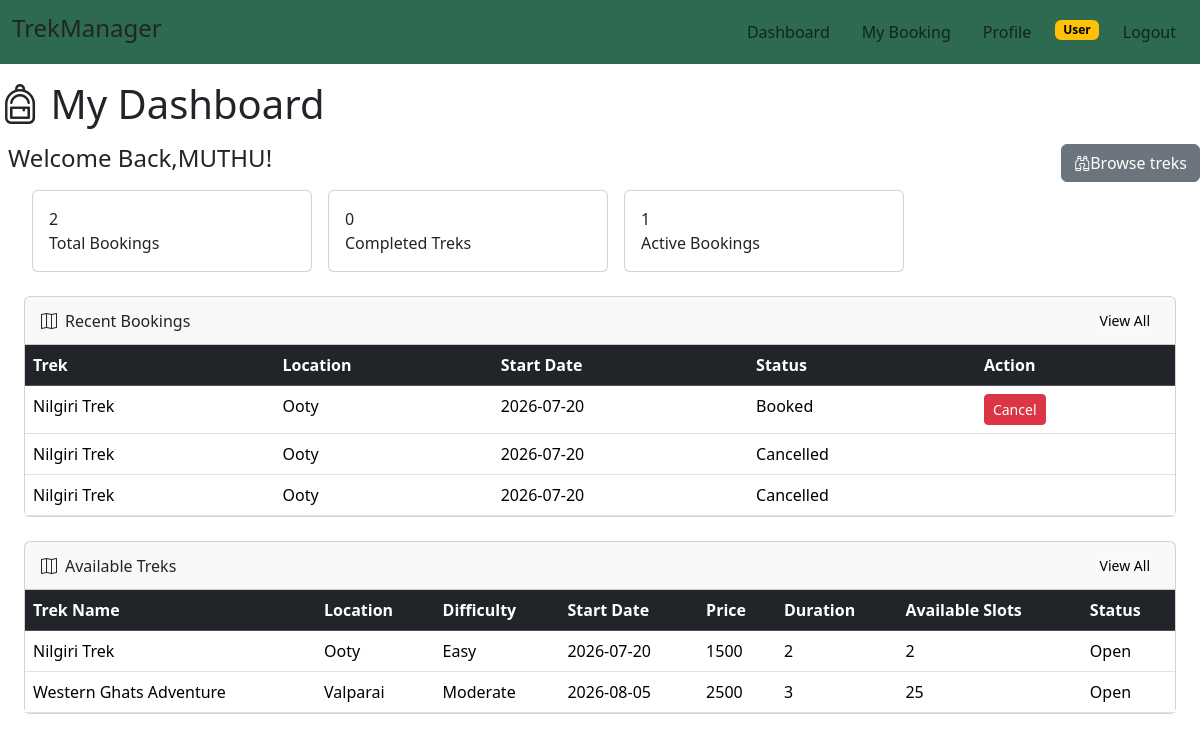
The page /user/dashboard (signed in) on the database as committed earlier.
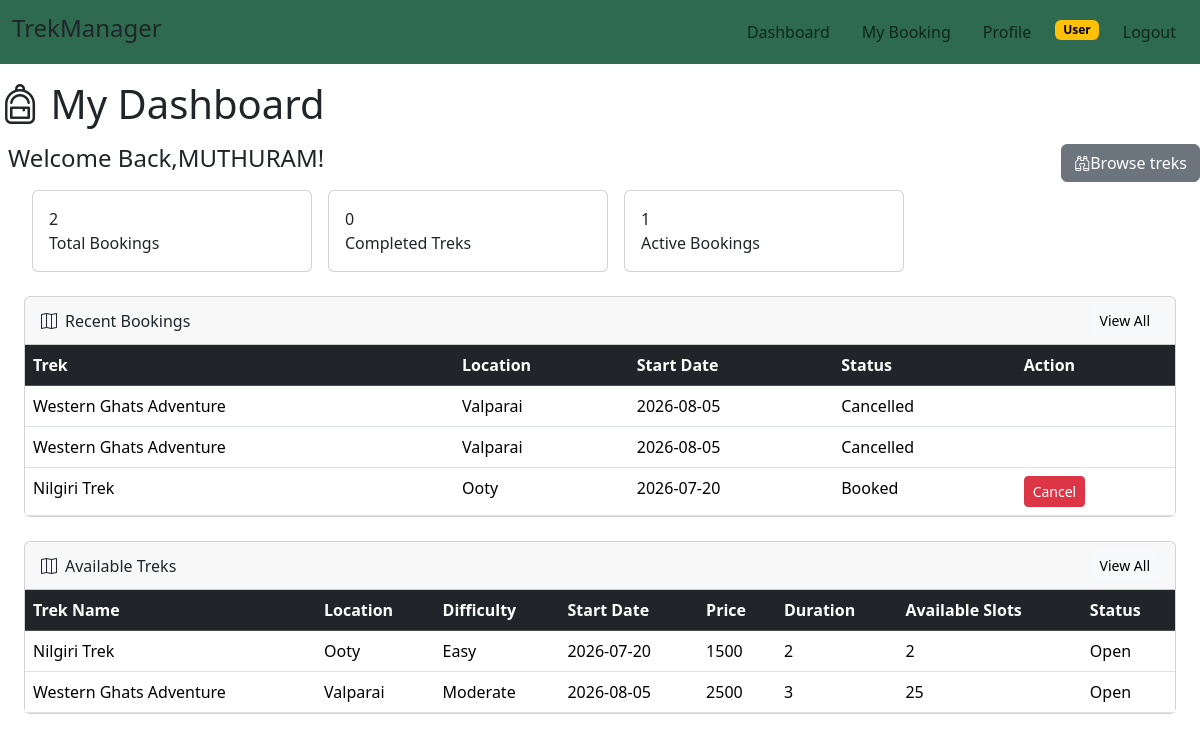
The same page on the database as committed later.
### models.py (models this page shows)
class User(db.Model):
    Id=db.Column(db.Integer,primary_key=True)
    Username=db.Column(db.String(100),unique=False,nullable=False)
    Email=db.Column(db.String(100),unique=True,nullable=False)
    Password=db.Column(db.String(100),unique=False,nullable=False)
    Role=db.Column(db.String(100),nullable=False)
    Status=db.Column(db.String(100),nullable=False)
    bookings=db.relationship('Book',backref='user')

class Book(db.Model):
    booking_id=db.Column(db.Integer,primary_key=True)
    User_Id=db.Column(db.Integer,db.ForeignKey('user.Id'),nullable=False)
    Trek_Id=db.Column(db.Integer,db.ForeignKey('trek.Trek_Id'),nullable=False)
    Booking_Date=db.Column(db.DateTime,nullable=False,default=dt.now)
    Status=db.Column(db.String(100),nullable=False)

class Trek(db.Model):
    Trek_Id=db.Column(db.Integer,primary_key=True,nullable=False)
    Trek_Name=db.Column(db.String(100),nullable=False)
    Location=db.Column(db.String(100),nullable=False)
    Duration=db.Column(db.Integer,nullable=False)
    Difficulty=db.Column(db.String(100),nullable=False)
    Price=db.Column(db.Integer,nullable=False)
    Total_Slots=db.Column(db.Integer,nullable=False)
    Staff_Id=db.Column(db.Integer,db.ForeignKey('user.Id'),nullable=True)
    Status=db.Column(db.String(100),nullable=False)
    Start_Date=db.Column(db.Date,nullable=False)
    End_Date=db.Column(db.Date,nullable=False)
    Description=db.Column(db.Text,nullable=True)
    bookings=db.relationship('Book',backref='trek')
    Available_Slots=db.Column(db.Integer,nullable=False)
    staff = db.relationship('User', foreign_keys=[Staff_Id])

### routes.py (the view)
@app.route('/user/dashboard')
def user_dashboard():
    if "user_id" not in session:
        flash("Please login first.", "danger")
        return redirect(url_for("login"))
    if session["role"] != "User":
        flash("Access denied.", "danger")
        return redirect(url_for("login"))
    trek=Trek.query.filter_by()
    user=User.query.get(session["user_id"])
    Available_trek = Trek.query.filter_by(Status='Open').limit(3).all()
    open_treks_count = Trek.query.filter_by(Status="Open").count()
    book=Book.query.filter_by(User_Id=session['user_id'],Status="Booked").count()
    complete_count=Book.query.filter_by(User_Id=session['user_id'],Status="Completed").count()
    my_bookings = Book.query.filter_by(User_Id=session['user_id']).order_by(Book.booking_id.desc()).all()
    return render_template("user_dashboard.html",current_user=user,book_count=open_treks_count,complete_count=complete_count,booking_count=book,my_bookings=my_bookings,treks=Available_trek)

### Templates/user_dashboard.html (shortened to what the changed rows need)
<!DOCTYPE html>
<html>
    <head>
        <link href="https://cdn.jsdelivr.net/npm/bootstrap@5.3.7/dist/css/bootstrap.min.css" rel="stylesheet">
        <link rel="stylesheet" href="https://cdn.jsdelivr.net/npm/bootstrap-icons@1.11.3/font/bootstrap-icons.min.css">
    </head>
    <body>
        <div>
        <h1 class="mt-3 mb-3"> <i class="bi bi-backpack"></i> My Dashboard</h1>
        <div class="d-flex">
        <h4 class="ms-2 d-flex">Welcome Back,{{current_user.Username}}!</h4>
        <a href="{{url_for('browse')}}" class="d-flex btn btn-secondary ms-auto mb-2" ><i class="bi bi-binoculars"></i>Browse treks</a>
        </div>
        </div>
    <div class="card  ms-4 me-4">
        <table class="table table-hover mb-0">
            <thead class="table-dark">
                <tr>
                    <th>Trek</th>
                    <th>Location</th>
                    <th>Start Date</th>
                    <th>Status</th>
                    <th>Action</th>
                </tr>
            </thead>
            <tbody>
                {%for i in my_bookings[:3]%}
                <tr>
                <td>
                    {{i.trek.Trek_Name}}
                </td>
                <td>
                    {{i.trek.Location}}
                </td>
                <td>
                    {{i.trek.Start_Date}}
                </td>
                <td>
                    {{i.Status}}
                </td>
                <td>{% if i.Status == 'Booked' %}
                <a href="{{ url_for('cancel_booking', booking_id=i.booking_id) }}" class="btn btn-danger btn-sm" onclick="return confirm('Cancel this booking?')">Cancel</a>
                {% endif %}
                </td>
                </tr>
                {%endfor%}
            </tbody>
        </table>
    </div>
    <div class="card  ms-4 me-4 mt-4">
        <table class="table table-hover mb-0">
            <thead class="table-dark">
                <tr>
                    <th>Trek Name</th>
                    <th>Location</th>
                    <th>Difficulty</th>
                    <th>Start Date</th>
                    <th>Price</th>
                    <th>Duration</th>
                    <th>Available Slots</th>
                    <th>Status</th>
                </tr>
            </thead>
            <tbody>
                {%for i in treks%}
                <tr>
                <td>
                    {{i.Trek_Name}}
                </td>
                <td>
                    {{i.Location}}
                </td>
                <td>
                    {{i.Difficulty}}
                </td>
                <td>
                    {{i.Start_Date}}
                </td>
                <td>
                    {{i.Price}}
                </td>
               <td>
                    {{i.Duration}}
                </td>
                <td>
                    {{i.Available_Slots}}
                </td>
                <td>
                    {{i.Status}}
                </td>
                </tr>
                {%endfor%}
            </tbody>
        </table>
    </div>
    </body>
    </html>

Rows that differ between the two databases and show on the page:
no longer on this page (row unchanged): Book: trek.Trek_Name "Nilgiri Trek", trek.Location "Ooty", trek.Start_Date "2026-07-20", Status "Cancelled"
no longer on this page (row unchanged): Book: trek.Trek_Name "Nilgiri Trek", trek.Location "Ooty", trek.Start_Date "2026-07-20", Status "Cancelled"
changed User: Username "MUTHU" → "MUTHURAM"
added Book: trek.Trek_Name "Western Ghats Adventure", trek.Location "Valparai", trek.Start_Date "2026-08-05", Status "Cancelled"
added Book: trek.Trek_Name "Western Ghats Adventure", trek.Location "Valparai", trek.Start_Date "2026-08-05", Status "Cancelled"
